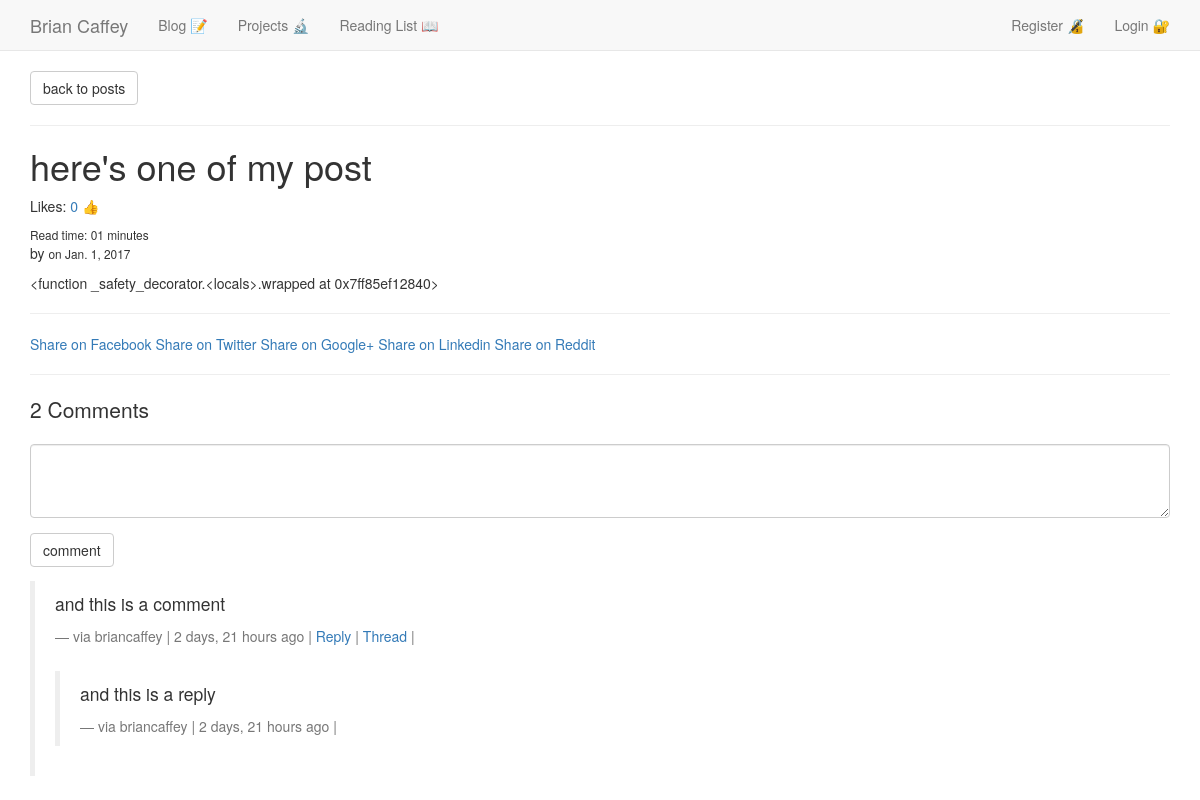
The app's page /blog/heres-one-of-my-post/, older data.
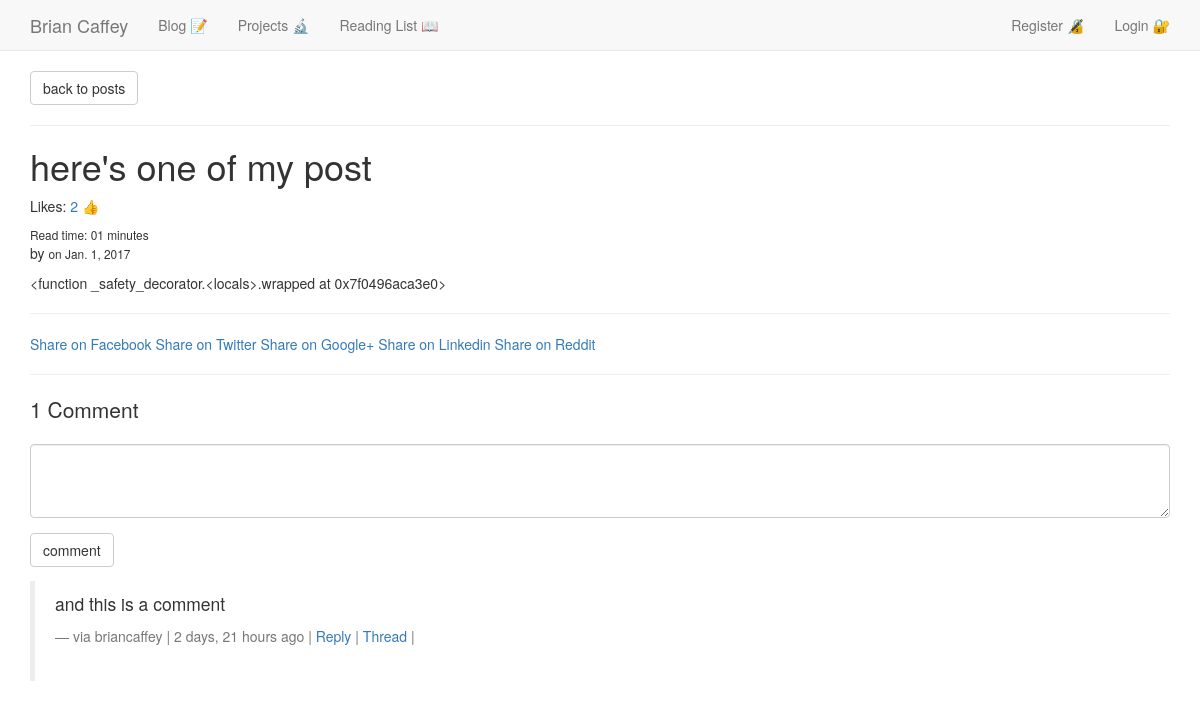
The same page, newer data.
### posts/models.py (models this page shows, shortened)
class Post(models.Model):
	user = models.ForeignKey(settings.AUTH_USER_MODEL)
	approved = models.BooleanField(default=False, blank=True)
	title = models.CharField(max_length=100)
	slug = models.SlugField(unique=True)
	height_field = models.IntegerField(default=0)
	width_field = models.IntegerField(default=0)
	image = models.ImageField(
		upload_to=upload_location,
		width_field = "width_field",
		height_field = "height_field",
		null=True,
		blank=True)
	likes = models.ManyToManyField(settings.AUTH_USER_MODEL, blank=True, related_name='post_likes')
	content = models.TextField()
	draft = models.BooleanField(default=False)
	publish = models.DateField(auto_now=False, auto_now_add=False)
	read_time = models.TimeField(null=True, blank=True)
	updated = models.DateTimeField(auto_now=True, auto_now_add=False)
	timestamp = models.DateTimeField(auto_now=False, auto_now_add=True)
	class Meta:
		ordering = ['-timestamp', '-updated']
	def get_markdown(self):
		content = self.content
		return mark_safe(markdown(content))
	objects = PostManager()
	@property
	def comments(self):
		instance = self
		qs = Comment.objects.filter_by_instance(instance)
		return qs
	@property
	def get_content_type(self):
		instance = self
		content_type = ContentType.objects.get_for_model(instance.__class__)
		return content_type

### comments/models.py (models this page shows, shortened)
class Comment(models.Model):
	user 		= models.ForeignKey(settings.AUTH_USER_MODEL, default=1)
	content_type=models.ForeignKey(ContentType, on_delete=models.CASCADE)
	object_id 	= models.PositiveIntegerField()
	content_object = GenericForeignKey('content_type', 'object_id')
	parent 		= models.ForeignKey("self", null=True, blank=True)
	content 	= models.TextField()
	timestamp 	= models.DateTimeField(auto_now_add=True)
	class Meta:
		ordering = ['-timestamp']
	objects = CommentManager()
	def children(self):
		return Comment.objects.filter(parent=self)
	@property
	def is_parent(self):
		if self.parent is not None:
			return False
		return True

### posts/views.py (the view, shortened to what this page needs)
# urls.py: url(r'^(?P<slug>.+)/$', posts_detail, name='detail'),
def posts_detail(request, slug):
	instance = get_object_or_404(Post, slug=slug)
	if instance.draft or instance.publish > timezone.now().date():
		if not request.user.is_staff or not request.user.is_superuser:
			raise Http404
	share_string = quote_plus(instance.content)
	initial_data = {
		'content_type':instance.get_content_type,
		'object_id':instance.id
	}
	form = CommentForm(request.POST or None, initial=initial_data)
	comments = instance.comments
	context = {
		'title':instance.title,
		'instance':instance,
		'share_string':share_string,
		'comments':comments,
		'comment_form':form,
	}
	return render(request, "post_detail.html", context)

### comments/forms.py
class CommentForm(forms.Form):
	content_type = forms.CharField(widget=forms.HiddenInput)
	object_id = forms.IntegerField(widget=forms.HiddenInput)
	content = forms.CharField(label='', widget=forms.Textarea(
		attrs={'rows':3}))

### comments/models.py (called while the page is built)
	def filter_by_instance(self, instance):
		content_type = ContentType.objects.get_for_model(instance.__class__)
		obj_id = instance.id
		qs = super(CommentManager, self).filter(content_type=content_type, object_id=obj_id)
		return qs

### posts/templatetags/urlify.py (called while the page is built)
@register.filter
def urlify(value):
	return quote_plus(value)

### templates/post_detail.html (shortened to what this page needs)
{% extends 'base.html' %}
{% load crispy_forms_tags %}
{% load urlify %}
{% block nav %}{% include 'nav.html' %}{% endblock %}
{% block content %}
<div class="">
	<p><a class="btn btn-default" href="{% url 'posts:list'%}">back to posts</a></p>
	<hr>
		<h1>{{ instance.title }} </h1>
		{% if user.is_authenticated %}
		<p>Likes: <a class="like-btn" data-href="{{ instance.get_api_like_url }}" data-like="{{ instance.likes.count }}" href="#like">{{ instance.likes.count }} 👍</a></p>
		{% else %}
		<p>Likes: <a href="#login" data-toggle="modal" data-target="#myModal-login">{{ instance.likes.count }} 👍</a></p>
		{% endif %}
		<small>Read time: {{ instance.read_time | time:"i" }} minutes</small><br />
		<p>by {{ instance.user.first_name }} <small>on {{ instance.publish }}</small></p>
		<div class="post-detail-item">{{ instance.get_markdown }}</div>
		<hr>
		<a href="https://www.facebook.com/sharer/sharer.php?u={{ request.build_absolute_uri }}">Share on Facebook</a>
		<a href="https://twitter.com/home?status={{ instance.title | truncatechars:30 | urlify }}%20{{ request.build_absolute_uri }}">Share on Twitter</a>
		<a href='https://plus.google.com/share?url={{ request.build_absolute_uri }}'>Share on Google+</a>
		<a href="https://www.linkedin.com/shareArticle?mini=true&url={{ request.build_absolute_uri }}&title={{ instance.title | urlify }}&summary={{ instance.content | truncatechars:50 | urlify }}&source={{ request.build_absolute_uri }}">
		Share on Linkedin</a>
		<a href='http://www.reddit.com/submit?url={{ request.build_absolute_uri }}&title={{ instance.title | urlify }}'>Share on Reddit</a>
		<hr>
		<div>
			<p class="lead">{{ comments.all.count }} Comment{{ comments.all.count | pluralize }}</p>
			<form method="POST" action=".">{% csrf_token %}
				{{ comment_form | crispy }}
				<input type="submit" value="comment" class="btn btn-default"></input>
			</form>
			{% for comment in comments %}
			{% if comment.is_parent %}
				<blockquote>
	  			<p>{{ comment.content }}</p>
				<small>via {{ comment.user }} | {{ comment.timestamp | timesince }} ago | <a class="comment-reply-btn" href="#">Reply</a> | <a href="{% url 'comments:thread' pk=comment.id %}">Thread</a> | </small>
				<br />
				{% for reply in comment.children %}
				<blockquote>
					<p>{{ reply.content | safe }}</p>
					<small>via {{ reply.user }} | {{ reply.timestamp | timesince }} ago | {% if user == reply.user %}<a href="{% url 'comments:delete' pk=reply.id %}">Delete</a>{% endif %}</small>
				</blockquote>
				{% endfor %}
				</blockquote>
			{% endif %}
			{% endfor %}
		</div>
</div>
{% endblock content %}

### templates/base.html (shortened to what this page needs)
{% load staticfiles %}
<html>
<head>
<link rel="stylesheet" href="https://maxcdn.bootstrapcdn.com/bootstrap/3.3.7/css/bootstrap.min.css">
<link rel="stylesheet" href="{% static 'css/base.css' %}">
</head>
<body>
{% block nav %}{% include 'nav.html' %}{% endblock %}
	<div class="container">
		{% block content %}
		{% endblock content %}
	</div>
</body>
</html>

### templates/nav.html (shortened to what this page needs)
{% load crispy_forms_tags %}
    <nav class="navbar navbar-default navbar-static-top">
      <div class="container">
        <div class="navbar-header">
          <a class="navbar-brand" href="{% url 'home:home' %}">Brian Caffey</a>
        </div>
        <div id="navbar" class="navbar-collapse collapse">
          <ul class="nav navbar-nav">
            <li><a href="{% url 'posts:list' %}">Blog 📝</a></li>
            <li><a href="{% url 'projects:projects' %}">Projects 🔬</a></li>
            <li><a href="{% url 'reading-list:list' %}">Reading List 📖</a></li>
          </ul>
          <ul class="nav navbar-nav navbar-right">
            {% if user.is_authenticated %}
            <li><a>Welcome, {{ user.username }}</a></li>
            <li><a type="button" href="#logout" data-toggle="modal" data-target="#myModal-logout">Logout 🔓</a></li>
            {% else %}
            <li><a href="{% url 'accounts:register' %}">Register 🔏</a></li>
            <li><a href="{% url 'accounts:login' %}">Login 🔐</a></li>
            {% endif %}
          </ul>
        </div>
      </div>
    </nav>

Row changes from the older to the newer data that the page shows:
removed Comment: content "and this is a reply", user "briancaffey", timestamp "2 days, 21 hours", shown under "and this is a comment"
changed Post "here's one of my post": likes.count "0" → "2"; get_markdown "<function _safety_decorator.<locals>.wrapped at 0x7ff85ef12840>" → "<function _safety_decorator.<locals>.wrapped at 0x7f0496aca3e0>"
Text that changed along with them:
{{ comments.all.count }}: "2" → "1"
{{ comments.all.count | pluralize }}: "s" → (not shown)
